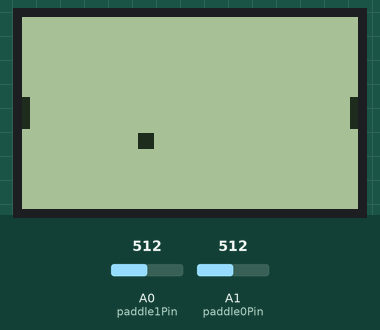
Recording of a sketch running on a simulated Arduino Uno, built with avr-gcc and run on an emulated ATmega328P. Parts: 84×48 one-colour display. Inputs (shaded band) come from the test bench; at power-on: A0 (paddle1Pin) = 512, A1 (paddle0Pin) = 512.

Above: at 1.2 s.
1.3 s: A0 (paddle1Pin) set to 716
At 1.68 s:
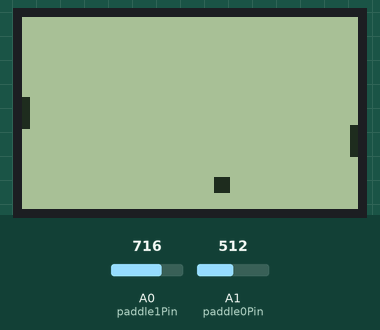
3.0 s: A1 (paddle0Pin) set to 716
At 3.19 s:
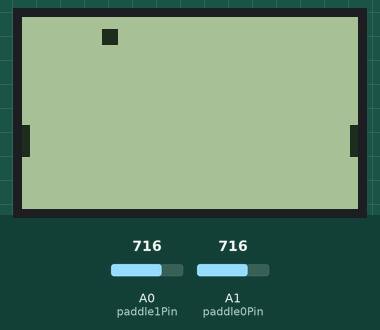
4.5 s: A0 (paddle1Pin) set to 900
At 4.71 s:
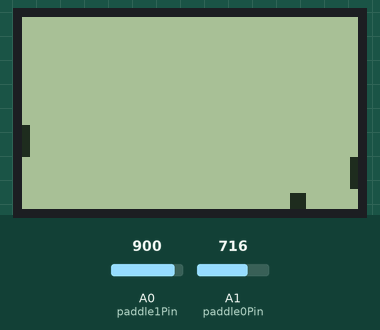
6.0 s: A1 (paddle0Pin) set to 900
At 6.23 s:
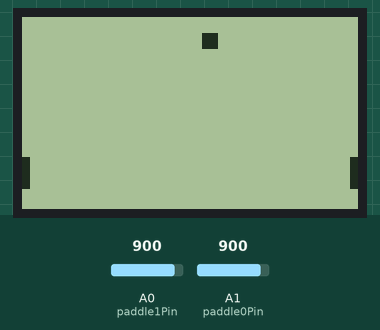
7.5 s: A0 (paddle1Pin) set to 1023
At 7.74 s:
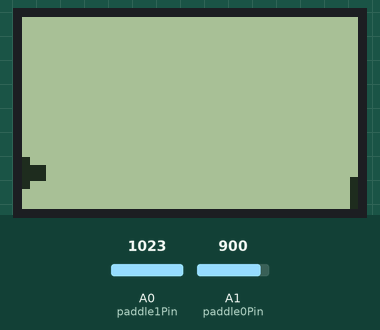
9.0 s: A1 (paddle0Pin) set to 1023
At 9.26 s:
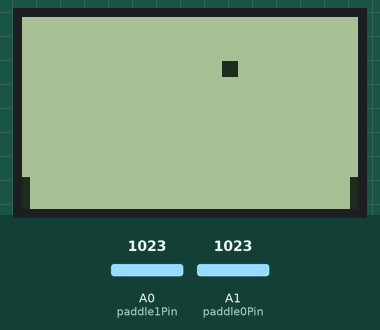
Timing chart, 0 to 11.6 s (numbered marks = the images above; inputs shaded):
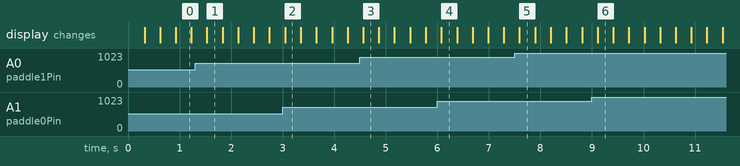

The sketch:

Pong04.ino
```cpp
// Arduino Pong by Hari Wiguna, 2016
// v0.0 - draw ball
// v0.1 - move ball
// v0.2 - using millis(), move in Y direction too
// v0.3 - Paddles!
// v0.4 - Collision Detection

#include "U8glib.h"

//== Preferences ==
U8GLIB_PCD8544 u8g(13, 11, 9, 8, 10); // SPI Com: SCK = 13, MOSI = 11, CS = 9, A0/DataCommand = 8, Reset = 10
int paddle0Pin = A1;
int paddle1Pin = A0;

//== Game Variables ==
u8g_uint_t courtWidth, courtHeight;
u8g_uint_t ballSize = 4;
u8g_uint_t ballX;
u8g_uint_t ballDirectionX = 1;
u8g_uint_t ballY;
u8g_uint_t ballDirectionY = 1;
u8g_uint_t paddleWidth = 2;
u8g_uint_t paddleHeight = 8;
u8g_uint_t paddle0Y;
u8g_uint_t paddle1Y;

unsigned long timeToMove;
int animationSpeed = 20;

bool MissedPaddle(u8g_uint_t py)
{
  u8g_uint_t ballTop = ballY;
  u8g_uint_t ballBottom = ballY + ballSize - 1;
  u8g_uint_t paddleTop = py;
  u8g_uint_t paddleBottom = py + paddleHeight - 1;
  return ballBottom < paddleTop || ballTop > paddleBottom;
}

void Player0Missed()
{
  // When left player missed, move the ball just to the left of rightmost of court
  ballX = courtWidth - ballSize -1;
  ballY = paddle1Y; // ball will be served at location of player 1's paddle
}

void Player1Missed()
{
  // When right player missed, move the ball just to the right of the leftmost of court
  ballX = ballSize;
  ballY = paddle0Y; // ball will be served at location of player 0's paddle
}

void MoveBall()
{
  if (millis() > timeToMove) {
    ballX += ballDirectionX;
    if (ballX <= 0)
      if (MissedPaddle(paddle0Y)) Player0Missed(); else ballDirectionX = -ballDirectionX;

    if (ballX >= (courtWidth - ballSize))
      if (MissedPaddle(paddle1Y)) Player1Missed(); else ballDirectionX = -ballDirectionX;

    ballY += ballDirectionY;
    if (ballY >= (courtHeight - ballSize) || ballY <= 0) ballDirectionY = -ballDirectionY;

    timeToMove = millis() + animationSpeed;
  }
}

void DrawPaddle(u8g_uint_t paddleX, int paddleY)
{
  u8g.drawBox(paddleX, paddleY, paddleWidth, paddleHeight);
}

void DrawPaddles()
{
  paddle0Y = map(analogRead(paddle0Pin), 0,1023, 0,courtHeight-paddleHeight);
  paddle1Y = map(analogRead(paddle1Pin), 0,1023, 0,courtHeight-paddleHeight);

  DrawPaddle(0, paddle0Y);
  DrawPaddle(courtWidth - paddleWidth, paddle1Y);
}

void setup(void) {
  u8g.setRot180();  // flip screen
  courtWidth = u8g.getWidth();
  courtHeight =  u8g.getHeight();
}

void loop(void) {
  u8g.firstPage();
  do {
    MoveBall();
    u8g.drawBox(ballX, ballY, ballSize, ballSize);
    DrawPaddles();
  } while ( u8g.nextPage() );
}
```
